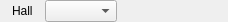
<?xml version="1.0" encoding="UTF-8"?>
<ui version="4.0">
 <class>FEarningsWash</class>
 <widget class="QWidget" name="FEarningsWash">
  <property name="geometry">
   <rect>
    <x>0</x>
    <y>0</y>
    <width>228</width>
    <height>22</height>
   </rect>
  </property>
  <property name="windowTitle">
   <string>Form</string>
  </property>
  <layout class="QHBoxLayout" name="horizontalLayout_2">
   <property name="spacing">
    <number>0</number>
   </property>
   <property name="sizeConstraint">
    <enum>QLayout::SetMinimumSize</enum>
   </property>
   <property name="leftMargin">
    <number>0</number>
   </property>
   <property name="topMargin">
    <number>0</number>
   </property>
   <property name="rightMargin">
    <number>0</number>
   </property>
   <property name="bottomMargin">
    <number>0</number>
   </property>
   <item>
    <layout class="QHBoxLayout" name="horizontalLayout">
     <property name="spacing">
      <number>12</number>
     </property>
     <item>
      <widget class="WDate2" name="wd" native="true"/>
     </item>
     <item>
      <widget class="QLabel" name="label">
       <property name="text">
        <string>Hall</string>
       </property>
      </widget>
     </item>
     <item>
      <widget class="EQComboBox" name="cbHall"/>
     </item>
     <item>
      <spacer name="horizontalSpacer_2">
       <property name="orientation">
        <enum>Qt::Horizontal</enum>
       </property>
       <property name="sizeHint" stdset="0">
        <size>
         <width>467</width>
         <height>20</height>
        </size>
       </property>
      </spacer>
     </item>
    </layout>
   </item>
  </layout>
 </widget>
 <customwidgets>
  <customwidget>
   <class>WDate2</class>
   <extends>QWidget</extends>
   <header location="global">wdate2.h</header>
   <container>1</container>
  </customwidget>
  <customwidget>
   <class>EQComboBox</class>
   <extends>QComboBox</extends>
   <header location="global">eqcombobox.h</header>
  </customwidget>
 </customwidgets>
 <resources/>
 <connections/>
</ui>
